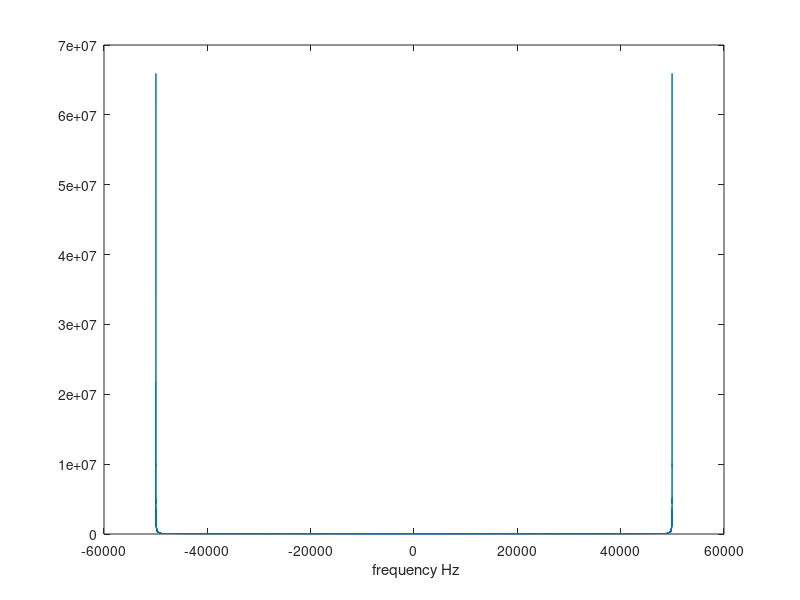

This chart was generated by the following MATLAB code:
% Fs = 100000;                    % Sampling frequency
% T = 1/Fs;                     % Sample time
% L = 49149;                     % Length of signal
% 
% y = csvread('test.csv');
% 
% 
% NFFT = 2^nextpow2(L); % Next power of 2 from length of y
% Y = fft(y,NFFT)/L;
% f = Fs/2*linspace(0,1,NFFT/2+1);
% 
% % Plot single-sided amplitude spectrum.
% plot(f,2*abs(Y(1:NFFT/2+1))) 
% title('Single-Sided Amplitude Spectrum of y(t)')
% xlabel('Frequency (kHz)')
% ylabel('|Y(f)|')


Fs=100000;
Ts=1/Fs;

y = load('adcQuantData.csv');
N=length(y);
F=fft(y);
% 10*log10(mag.^2)
mag = abs(F);
fr=(-N/2:N/2-1)*Fs/(N);
figure, plot(fr,mag)
xlabel(' frequency Hz')


% Fs=100000;
% Ts=1/Fs;
% 
% y = load('adcQuantData.csv');
% N=length(y);
% F=fft(y);
% 
% mag = abs(F);
% fr=(-N/2:N/2-1)*Fs/(N);
% figure, plot(fr,mag)
% xlabel(' frequency Hz')